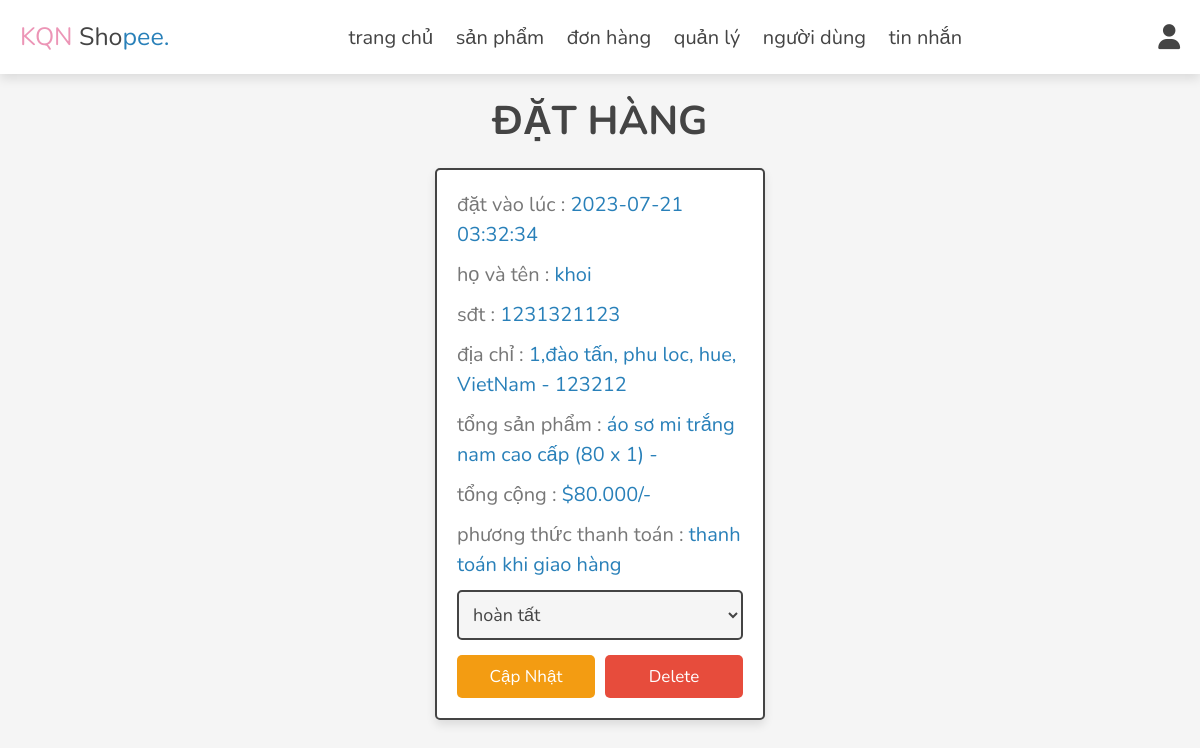
/admin/placed_orders.php (signed in), run on the app's committed database.
### tables this page shows
CREATE TABLE `orders` (
  `id` int NOT NULL AUTO_INCREMENT,
  `user_id` int NOT NULL,
  `name` varchar(20) NOT NULL,
  `number` varchar(10) NOT NULL,
  `email` varchar(50) NOT NULL,
  `method` varchar(50) NOT NULL,
  `address` varchar(500) NOT NULL,
  `total_products` varchar(1000) NOT NULL,
  `total_price` decimal(15,3) NOT NULL,
  `placed_on` datetime NOT NULL DEFAULT CURRENT_TIMESTAMP,
  `payment_status` varchar(20) NOT NULL DEFAULT 'đang xử lý',
  PRIMARY KEY (`id`)
);

### admin/placed_orders.php (the view, shortened to what this page needs)
<?php
include '../components/connect.php';
?>
<!DOCTYPE html>
<html lang="en">
<head>
   <link rel="stylesheet" href="https://cdnjs.cloudflare.com/ajax/libs/font-awesome/6.1.1/css/all.min.css">
   <link rel="stylesheet" href="../css/admin_style.css">
</head>
<body>
   <?php include '../components/admin_header.php'; ?>
   <section class="orders">
      <h1 class="heading">
         đặt hàng</h1>
      <div class="box-container">
   <?php
      $select_orders = $conn->prepare("SELECT * FROM `orders`");
      $select_orders->execute();
      if($select_orders->rowCount() > 0){
         while($fetch_orders = $select_orders->fetch(PDO::FETCH_ASSOC)){
   ?>
   <div class="box">
      <p> đặt vào lúc : <span><?= $fetch_orders['placed_on']; ?></span> </p>
      <p> họ và tên : <span><?= $fetch_orders['name']; ?></span> </p>
      <p> sđt : <span><?= $fetch_orders['number']; ?></span> </p>
      <p> địa chỉ : <span><?= $fetch_orders['address']; ?></span> </p>
      <p> tổng sản phẩm : <span><?= $fetch_orders['total_products']; ?></span> </p>
      <p> tổng cộng : <span>$<?= $fetch_orders['total_price']; ?>/-</span> </p>
      <p> phương thức thanh toán : <span><?= $fetch_orders['method']; ?></span> </p>
      <form action="" method="post">
         <select name="payment_status" class="select">
            <option selected disabled><?= $fetch_orders['payment_status']; ?></option>
         </select>
        <div class="flex-btn">
         <input type="submit" value="cập nhật" class="option-btn" name="update_payment">
         <a href="placed_orders.php?delete=<?= $fetch_orders['id']; ?>" class="delete-btn" onclick="return confirm('delete this order?');">delete</a>
        </div>
      </form>
   </div>
   <?php
         }
      }else{
         echo '<p class="empty">chưa có đơn đặt hàng!</p>';
      }
   ?>
      </div>
   </section>
</body>
</html>

### css/admin_style.css (style rules this page uses)
:root { --main-color:#2980b9; --orange:#f39c12; --red:#e74c3c; --black:#444; --white:#fff; --light-color:#777; --light-bg:#f5f5f5; --border:.2rem solid var(--black); --box-shadow:0 .5rem 1rem rgba(0,0,0,.1); }
* { font-family: 'Nunito', sans-serif; margin:0; padding:0; box-sizing: border-box; outline: none; border:none; text-decoration: none; }
html { font-size: 62.5%; overflow-x: hidden; }
body { background-color: var(--light-bg); }
section { padding:2rem; max-width: 1200px; margin:0 auto; }
.heading { font-size: 4rem; color:var(--black); margin-bottom: 2rem; text-align: center; text-transform: uppercase; }
.btn, .delete-btn, .option-btn { display: block; width: 100%; margin-top: 1rem; border-radius: .5rem; padding:1rem 3rem; font-size: 1.7rem; text-transform: capitalize; color:var(--white); cursor: pointer; text-align: center; }
.option-btn { background-color: var(--orange); }
.delete-btn { background-color: var(--red); }
.flex-btn { display: flex; gap:1rem; }
.orders .box-container { display: grid; grid-template-columns: repeat(auto-fit, 33rem); gap:1.5rem; align-items: flex-start; justify-content: center; }
.orders .box-container .box { padding:2rem; padding-top: 1rem; border-radius: .5rem; border:var(--border); background-color: var(--white); box-shadow: var(--box-shadow); }
.orders .box-container .box p { line-height: 1.5; font-size: 2rem; color:var(--light-color); margin:1rem 0; }
.orders .box-container .box p span { color:var(--main-color); }
.orders .box-container .select { margin-bottom: .5rem; width: 100%; background-color: var(--light-bg); padding:1rem; font-size: 1.8rem; color:var(--black); border-radius: .5rem; border:var(--border); }

### data on the page
orders: placed_on "2023-07-21 03:32:34", name "khoi", number "1231321123", address "1,đào tấn, phu loc, hue, VietNam - 123212", total_products "áo sơ mi trắng nam cao cấp (80 x 1) -", total_price "80.000", method "thanh toán khi giao hàng", payment_status "hoàn tất"
